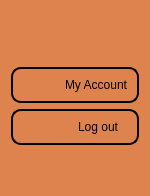
               <widget class="QWidget" name="RightMainFrame" native="true">
                <property name="minimumSize">
                 <size>
                  <width>75</width>
                  <height>0</height>
                 </size>
                </property>
                <property name="maximumSize">
                 <size>
                  <width>150</width>
                  <height>16777215</height>
                 </size>
                </property>
                <property name="font">
                 <font>
                  <pointsize>6</pointsize>
                 </font>
                </property>
                <property name="styleSheet">
                 <string notr="true">background-color:#DE834D;</string>
                </property>
                <layout class="QVBoxLayout" name="verticalLayout_14">
                 <item alignment="Qt::AlignHCenter">
                  <widget class="QLabel" name="accountBtn">
                   <property name="minimumSize">
                    <size>
                     <width>50</width>
                     <height>50</height>
                    </size>
                   </property>
                   <property name="maximumSize">
                    <size>
                     <width>120</width>
                     <height>120</height>
                    </size>
                   </property>
                   <property name="font">
                    <font>
                     <pointsize>9</pointsize>
                     <weight>75</weight>
                     <bold>true</bold>
                    </font>
                   </property>
                   <property name="styleSheet">
                    <string notr="true"/>
                   </property>
                   <property name="text">
                    <string/>
                   </property>
                   <property name="pixmap">
                    <pixmap resource="Resource.qrc">:/WhiteIcons/Resource/White/user.svg</pixmap>
                   </property>
                  </widget>
                 </item>
                 <item>
                  <widget class="QFrame" name="frame_14">
                   <property name="styleSheet">
                    <string notr="true">#frame_14 {
border-radius: 10px;
border: 2px solid black;
}</string>
                   </property>
                   <property name="frameShape">
                    <enum>QFrame::StyledPanel</enum>
                   </property>
                   <property name="frameShadow">
                    <enum>QFrame::Raised</enum>
                   </property>
                   <layout class="QHBoxLayout" name="horizontalLayout_23">
                    <item>
                     <widget class="QLabel" name="label_33">
                      <property name="text">
                       <string/>
                      </property>
                      <property name="pixmap">
                       <pixmap resource="Resource.qrc">:/WhiteIcons/Resource/White/user.svg</pixmap>
                      </property>
                     </widget>
                    </item>
                    <item>
                     <widget class="QLabel" name="label_34">
                      <property name="text">
                       <string>My Account</string>
                      </property>
                     </widget>
                    </item>
                   </layout>
                  </widget>
                 </item>
                 <item>
                  <widget class="QFrame" name="frame_15">
                   <property name="styleSheet">
                    <string notr="true">#frame_15 {
border-radius: 10px;
border: 2px solid black;
}</string>
                   </property>
                   <property name="frameShape">
                    <enum>QFrame::StyledPanel</enum>
                   </property>
                   <property name="frameShadow">
                    <enum>QFrame::Raised</enum>
                   </property>
                   <layout class="QHBoxLayout" name="horizontalLayout_24">
                    <item>
                     <widget class="QLabel" name="label_35">
                      <property name="text">
                       <string/>
                      </property>
                      <property name="pixmap">
                       <pixmap resource="Resource.qrc">:/WhiteIcons/Resource/White/log-out.svg</pixmap>
                      </property>
                     </widget>
                    </item>
                    <item>
                     <widget class="QLabel" name="label_36">
                      <property name="styleSheet">
                       <string notr="true">#frame_15 {
border-radisu: 10px;
border: 2px solid black;
}</string>
                      </property>
                      <property name="text">
                       <string>Log out</string>
                      </property>
                     </widget>
                    </item>
                   </layout>
                  </widget>
                 </item>
                 <item>
                  <spacer name="verticalSpacer_7">
                   <property name="orientation">
                    <enum>Qt::Vertical</enum>
                   </property>
                   <property name="sizeHint" stdset="0">
                    <size>
                     <width>20</width>
                     <height>40</height>
                    </size>
                   </property>
                  </spacer>
                 </item>
                </layout>
               </widget>
